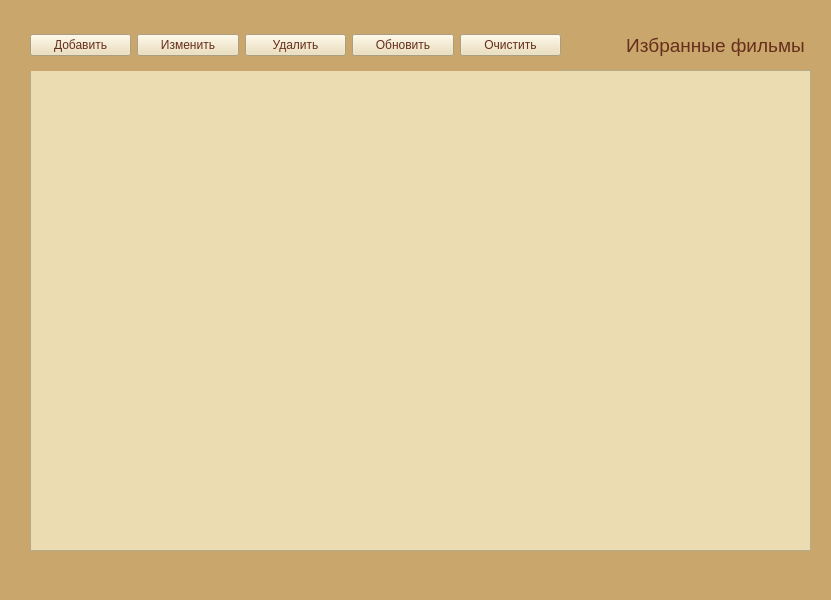
<?xml version="1.0" encoding="UTF-8"?>
<ui version="4.0">
 <class>MainWindow</class>
 <widget class="QMainWindow" name="MainWindow">
  <property name="geometry">
   <rect>
    <x>0</x>
    <y>0</y>
    <width>831</width>
    <height>600</height>
   </rect>
  </property>
  <property name="windowTitle">
   <string>MainWindow</string>
  </property>
  <property name="styleSheet">
   <string notr="true">background-color:#C9A66B</string>
  </property>
  <widget class="QWidget" name="centralwidget">
   <widget class="QLabel" name="label">
    <property name="geometry">
     <rect>
      <x>620</x>
      <y>30</y>
      <width>191</width>
      <height>31</height>
     </rect>
    </property>
    <property name="font">
     <font>
      <pointsize>14</pointsize>
     </font>
    </property>
    <property name="styleSheet">
     <string notr="true">color:#662E1C</string>
    </property>
    <property name="text">
     <string>Избранные фильмы</string>
    </property>
    <property name="alignment">
     <set>Qt::AlignCenter</set>
    </property>
   </widget>
   <widget class="QTableView" name="table_fav_films">
    <property name="geometry">
     <rect>
      <x>30</x>
      <y>70</y>
      <width>781</width>
      <height>481</height>
     </rect>
    </property>
    <property name="font">
     <font>
      <pointsize>12</pointsize>
     </font>
    </property>
    <property name="styleSheet">
     <string notr="true">background-color:#EBDCB2</string>
    </property>
   </widget>
   <widget class="QWidget" name="layoutWidget">
    <property name="geometry">
     <rect>
      <x>30</x>
      <y>20</y>
      <width>531</width>
      <height>51</height>
     </rect>
    </property>
    <layout class="QHBoxLayout" name="horizontalLayout">
     <item>
      <widget class="QPushButton" name="btn_append_film">
       <property name="styleSheet">
        <string notr="true">background-color:#EBDCB2;
color:#662E1C</string>
       </property>
       <property name="text">
        <string>Добавить</string>
       </property>
      </widget>
     </item>
     <item>
      <widget class="QPushButton" name="btn_change">
       <property name="styleSheet">
        <string notr="true">background-color:#EBDCB2;
color:#662E1C</string>
       </property>
       <property name="text">
        <string>Изменить</string>
       </property>
      </widget>
     </item>
     <item>
      <widget class="QPushButton" name="btn_delete">
       <property name="styleSheet">
        <string notr="true">background-color:#EBDCB2;
color:#662E1C</string>
       </property>
       <property name="text">
        <string>Удалить</string>
       </property>
       <property name="autoDefault">
        <bool>false</bool>
       </property>
       <property name="default">
        <bool>false</bool>
       </property>
       <property name="flat">
        <bool>false</bool>
       </property>
      </widget>
     </item>
     <item>
      <widget class="QPushButton" name="btn_update">
       <property name="styleSheet">
        <string notr="true">background-color:#EBDCB2;
color:#662E1C</string>
       </property>
       <property name="text">
        <string>Обновить</string>
       </property>
       <property name="autoDefault">
        <bool>false</bool>
       </property>
       <property name="default">
        <bool>false</bool>
       </property>
       <property name="flat">
        <bool>false</bool>
       </property>
      </widget>
     </item>
     <item>
      <widget class="QPushButton" name="btn_clear">
       <property name="styleSheet">
        <string notr="true">background-color:#EBDCB2;
color:#662E1C</string>
       </property>
       <property name="text">
        <string>Очистить</string>
       </property>
       <property name="autoDefault">
        <bool>false</bool>
       </property>
       <property name="default">
        <bool>false</bool>
       </property>
       <property name="flat">
        <bool>false</bool>
       </property>
      </widget>
     </item>
    </layout>
   </widget>
  </widget>
  <widget class="QMenuBar" name="menubar">
   <property name="geometry">
    <rect>
     <x>0</x>
     <y>0</y>
     <width>831</width>
     <height>21</height>
    </rect>
   </property>
  </widget>
  <widget class="QStatusBar" name="statusbar"/>
 </widget>
 <resources/>
 <connections/>
</ui>
